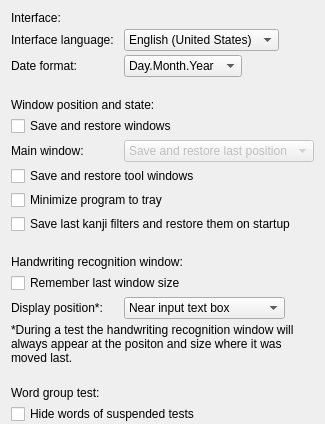
            <widget class="QWidget" name="interfacePage">
             <property name="sizePolicy">
              <sizepolicy hsizetype="Expanding" vsizetype="Expanding">
               <horstretch>0</horstretch>
               <verstretch>0</verstretch>
              </sizepolicy>
             </property>
             <layout class="QFormLayout" name="formLayout">
              <property name="horizontalSpacing">
               <number>10</number>
              </property>
              <property name="verticalSpacing">
               <number>4</number>
              </property>
              <property name="bottomMargin">
               <number>0</number>
              </property>
              <item row="0" column="0" colspan="2">
               <widget class="QLabel" name="label_102">
                <property name="text">
                 <string>Interface:</string>
                </property>
               </widget>
              </item>
              <item row="1" column="0">
               <widget class="QLabel" name="label_2">
                <property name="text">
                 <string>Interface language:</string>
                </property>
               </widget>
              </item>
              <item row="1" column="1">
               <widget class="QComboBox" name="languageCBox">
                <property name="sizePolicy">
                 <sizepolicy hsizetype="Fixed" vsizetype="Fixed">
                  <horstretch>0</horstretch>
                  <verstretch>0</verstretch>
                 </sizepolicy>
                </property>
                <item>
                 <property name="text">
                  <string>English (United States)</string>
                 </property>
                </item>
               </widget>
              </item>
              <item row="2" column="0">
               <widget class="QLabel" name="label">
                <property name="text">
                 <string>Date format:</string>
                </property>
               </widget>
              </item>
              <item row="2" column="1">
               <widget class="QComboBox" name="dateFormatCBox">
                <property name="sizePolicy">
                 <sizepolicy hsizetype="Fixed" vsizetype="Fixed">
                  <horstretch>0</horstretch>
                  <verstretch>0</verstretch>
                 </sizepolicy>
                </property>
                <item>
                 <property name="text">
                  <string>Day.Month.Year</string>
                 </property>
                </item>
                <item>
                 <property name="text">
                  <string>Month.Day.Year</string>
                 </property>
                </item>
                <item>
                 <property name="text">
                  <string>Year.Month.Day</string>
                 </property>
                </item>
               </widget>
              </item>
              <item row="3" column="1">
               <spacer name="verticalSpacer">
                <property name="orientation">
                 <enum>Qt::Vertical</enum>
                </property>
                <property name="sizeType">
                 <enum>QSizePolicy::Fixed</enum>
                </property>
                <property name="sizeHint" stdset="0">
                 <size>
                  <width>20</width>
                  <height>13</height>
                 </size>
                </property>
               </spacer>
              </item>
              <item row="4" column="0" colspan="2">
               <widget class="QLabel" name="label_20">
                <property name="text">
                 <string>Window position and state:</string>
                </property>
               </widget>
              </item>
              <item row="5" column="0" colspan="2">
               <widget class="QCheckBox" name="savePosBox">
                <property name="sizePolicy">
                 <sizepolicy hsizetype="Fixed" vsizetype="Fixed">
                  <horstretch>0</horstretch>
                  <verstretch>0</verstretch>
                 </sizepolicy>
                </property>
                <property name="text">
                 <string>Save and restore windows</string>
                </property>
               </widget>
              </item>
              <item row="6" column="0">
               <widget class="QLabel" name="startupStateLabel">
                <property name="sizePolicy">
                 <sizepolicy hsizetype="Expanding" vsizetype="Preferred">
                  <horstretch>0</horstretch>
                  <verstretch>0</verstretch>
                 </sizepolicy>
                </property>
                <property name="text">
                 <string>Main window:</string>
                </property>
               </widget>
              </item>
              <item row="6" column="1">
               <widget class="QComboBox" name="startupStateCBox">
                <property name="enabled">
                 <bool>false</bool>
                </property>
                <property name="sizePolicy">
                 <sizepolicy hsizetype="Fixed" vsizetype="Fixed">
                  <horstretch>0</horstretch>
                  <verstretch>0</verstretch>
                 </sizepolicy>
                </property>
                <item>
                 <property name="text">
                  <string>Save and restore last position</string>
                 </property>
                </item>
                <item>
                 <property name="text">
                  <string>Always start minimized</string>
                 </property>
                </item>
                <item>
                 <property name="text">
                  <string>Always start maximized</string>
                 </property>
                </item>
                <item>
                 <property name="text">
                  <string>Don't save position</string>
                 </property>
                </item>
               </widget>
              </item>
              <item row="8" column="0" colspan="2">
               <widget class="QCheckBox" name="saveToolPosBox">
                <property name="sizePolicy">
                 <sizepolicy hsizetype="Fixed" vsizetype="Fixed">
                  <horstretch>0</horstretch>
                  <verstretch>0</verstretch>
                 </sizepolicy>
                </property>
                <property name="text">
                 <string>Save and restore tool windows</string>
                </property>
               </widget>
              </item>
              <item row="9" column="0" colspan="2">
               <widget class="QCheckBox" name="trayBox">
                <property name="sizePolicy">
                 <sizepolicy hsizetype="Fixed" vsizetype="Fixed">
                  <horstretch>0</horstretch>
                  <verstretch>0</verstretch>
                 </sizepolicy>
                </property>
                <property name="text">
                 <string>Minimize program to tray</string>
                </property>
               </widget>
              </item>
              <item row="10" column="0" colspan="2">
               <widget class="QCheckBox" name="saveKanjiBox">
                <property name="sizePolicy">
                 <sizepolicy hsizetype="Fixed" vsizetype="Fixed">
                  <horstretch>0</horstretch>
                  <verstretch>0</verstretch>
                 </sizepolicy>
                </property>
                <property name="text">
                 <string>Save last kanji filters and restore them on startup</string>
                </property>
               </widget>
              </item>
              <item row="11" column="1">
               <spacer name="verticalSpacer_5">
                <property name="orientation">
                 <enum>Qt::Vertical</enum>
                </property>
                <property name="sizeType">
                 <enum>QSizePolicy::Fixed</enum>
                </property>
                <property name="sizeHint" stdset="0">
                 <size>
                  <width>20</width>
                  <height>13</height>
                 </size>
                </property>
               </spacer>
              </item>
              <item row="12" column="0" colspan="2">
               <widget class="QLabel" name="label_4">
                <property name="text">
                 <string>Handwriting recognition window:</string>
                </property>
               </widget>
              </item>
              <item row="13" column="0" colspan="2">
               <widget class="QCheckBox" name="recogSaveBox">
                <property name="sizePolicy">
                 <sizepolicy hsizetype="Fixed" vsizetype="Fixed">
                  <horstretch>0</horstretch>
                  <verstretch>0</verstretch>
                 </sizepolicy>
                </property>
                <property name="text">
                 <string>Remember last window size</string>
                </property>
               </widget>
              </item>
              <item row="14" column="0">
               <widget class="QLabel" name="label_3">
                <property name="sizePolicy">
                 <sizepolicy hsizetype="Fixed" vsizetype="Preferred">
                  <horstretch>0</horstretch>
                  <verstretch>0</verstretch>
                 </sizepolicy>
                </property>
                <property name="text">
                 <string>Display position*:</string>
                </property>
               </widget>
              </item>
              <item row="14" column="1">
               <widget class="QComboBox" name="recogPositionCBox">
                <property name="sizePolicy">
                 <sizepolicy hsizetype="Fixed" vsizetype="Fixed">
                  <horstretch>0</horstretch>
                  <verstretch>0</verstretch>
                 </sizepolicy>
                </property>
                <item>
                 <property name="text">
                  <string>Near input text box</string>
                 </property>
                </item>
                <item>
                 <property name="text">
                  <string>Where it was last moved</string>
                 </property>
                </item>
               </widget>
              </item>
              <item row="15" column="0" colspan="2">
               <widget class="QLabel" name="label_19">
                <property name="text">
                 <string>&lt;p&gt;*During a test the handwriting recognition window will always appear at the positon and size where it was moved last.&lt;/p&gt;</string>
                </property>
                <property name="wordWrap">
                 <bool>true</bool>
                </property>
               </widget>
              </item>
              <item row="16" column="1">
               <spacer name="verticalSpacer_2">
                <property name="orientation">
                 <enum>Qt::Vertical</enum>
                </property>
                <property name="sizeType">
                 <enum>QSizePolicy::Fixed</enum>
                </property>
                <property name="sizeHint" stdset="0">
                 <size>
                  <width>20</width>
                  <height>13</height>
                 </size>
                </property>
               </spacer>
              </item>
              <item row="17" column="0" colspan="2">
               <widget class="QLabel" name="label_13">
                <property name="text">
                 <string>Word group test:</string>
                </property>
               </widget>
              </item>
              <item row="18" column="0" colspan="2">
               <widget class="QCheckBox" name="hideSuspendedBox">
                <property name="sizePolicy">
                 <sizepolicy hsizetype="Fixed" vsizetype="Fixed">
                  <horstretch>0</horstretch>
                  <verstretch>0</verstretch>
                 </sizepolicy>
                </property>
                <property name="text">
                 <string>Hide words of suspended tests</string>
                </property>
               </widget>
              </item>
             </layout>
            </widget>
